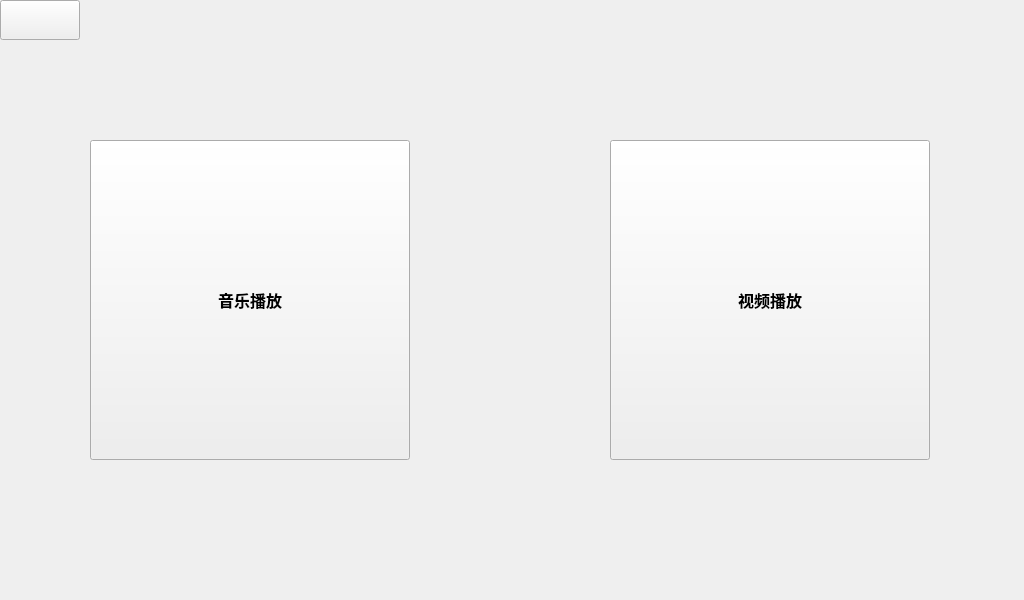
<?xml version="1.0" encoding="UTF-8"?>
<ui version="4.0">
 <class>XUMultimedia</class>
 <widget class="QWidget" name="XUMultimedia">
  <property name="geometry">
   <rect>
    <x>0</x>
    <y>0</y>
    <width>1024</width>
    <height>600</height>
   </rect>
  </property>
  <property name="windowTitle">
   <string>Form</string>
  </property>
  <widget class="QPushButton" name="MultimediamusicButton">
   <property name="geometry">
    <rect>
     <x>90</x>
     <y>140</y>
     <width>320</width>
     <height>320</height>
    </rect>
   </property>
   <property name="font">
    <font>
     <pointsize>12</pointsize>
     <weight>75</weight>
     <bold>true</bold>
    </font>
   </property>
   <property name="text">
    <string>音乐播放</string>
   </property>
  </widget>
  <widget class="QPushButton" name="MultimediavideoButton">
   <property name="geometry">
    <rect>
     <x>610</x>
     <y>140</y>
     <width>320</width>
     <height>320</height>
    </rect>
   </property>
   <property name="font">
    <font>
     <pointsize>12</pointsize>
     <weight>75</weight>
     <bold>true</bold>
    </font>
   </property>
   <property name="text">
    <string>视频播放</string>
   </property>
  </widget>
  <widget class="QPushButton" name="MultimediareturnButton">
   <property name="geometry">
    <rect>
     <x>0</x>
     <y>0</y>
     <width>80</width>
     <height>40</height>
    </rect>
   </property>
   <property name="text">
    <string/>
   </property>
  </widget>
 </widget>
 <resources/>
 <connections/>
</ui>
